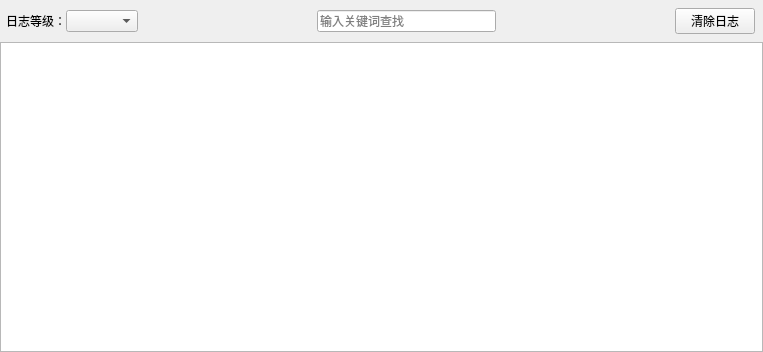
<?xml version="1.0" encoding="UTF-8"?>
<ui version="4.0">
 <class>log_panel</class>
 <widget class="QWidget" name="log_panel">
  <property name="geometry">
   <rect>
    <x>0</x>
    <y>0</y>
    <width>763</width>
    <height>352</height>
   </rect>
  </property>
  <property name="windowTitle">
   <string>Form</string>
  </property>
  <layout class="QVBoxLayout" name="verticalLayout">
   <property name="spacing">
    <number>0</number>
   </property>
   <property name="leftMargin">
    <number>0</number>
   </property>
   <property name="topMargin">
    <number>0</number>
   </property>
   <property name="rightMargin">
    <number>0</number>
   </property>
   <property name="bottomMargin">
    <number>0</number>
   </property>
   <item>
    <layout class="QHBoxLayout" name="horizontalLayout">
     <property name="leftMargin">
      <number>6</number>
     </property>
     <property name="topMargin">
      <number>8</number>
     </property>
     <property name="rightMargin">
      <number>8</number>
     </property>
     <property name="bottomMargin">
      <number>8</number>
     </property>
     <item>
      <widget class="QLabel" name="label">
       <property name="text">
        <string>日志等级：</string>
       </property>
      </widget>
     </item>
     <item>
      <widget class="QComboBox" name="comboBox_level"/>
     </item>
     <item>
      <spacer name="horizontalSpacer_2">
       <property name="orientation">
        <enum>Qt::Horizontal</enum>
       </property>
       <property name="sizeHint" stdset="0">
        <size>
         <width>40</width>
         <height>20</height>
        </size>
       </property>
      </spacer>
     </item>
     <item>
      <widget class="QLineEdit" name="lineEdit_keyvalue">
       <property name="placeholderText">
        <string>输入关键词查找</string>
       </property>
      </widget>
     </item>
     <item>
      <spacer name="horizontalSpacer">
       <property name="orientation">
        <enum>Qt::Horizontal</enum>
       </property>
       <property name="sizeHint" stdset="0">
        <size>
         <width>40</width>
         <height>20</height>
        </size>
       </property>
      </spacer>
     </item>
     <item>
      <widget class="QPushButton" name="btn_clear_log">
       <property name="text">
        <string>清除日志</string>
       </property>
       <property name="flat">
        <bool>false</bool>
       </property>
       <property name="btn_type" stdset="0">
        <string>secondary</string>
       </property>
      </widget>
     </item>
    </layout>
   </item>
   <item>
    <widget class="LogTextBrowser" name="textBrowser_log"/>
   </item>
  </layout>
 </widget>
 <customwidgets>
  <customwidget>
   <class>LogTextBrowser</class>
   <extends>QTextBrowser</extends>
   <header>log_text_browser.h</header>
  </customwidget>
 </customwidgets>
 <resources/>
 <connections/>
</ui>
